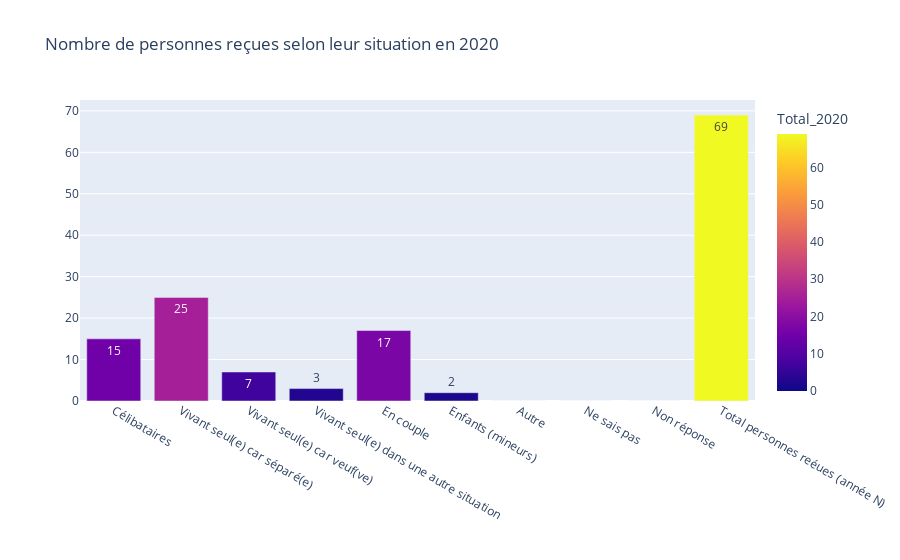

The notebook cell this image was saved under:
### Code cell
'Nombre de personnes reçues selon leur situation en 2020'

### Figure 1 — Plotly figure (JSON) as saved in the notebook; plotly's stock layout.template omitted (floating-point values rounded to 4 significant figures)
{"data": [{"alignmentgroup": "True", "hovertemplate": "Situation_actuelle=%{x}<br>Total_2020=%{marker.color}<extra></extra>", "legendgroup": "", "marker": {"color": [15, 25, 7, 3, 17, 2, 0, 0, 0, 69], "coloraxis": "coloraxis"}, "name": "", "offsetgroup": "", "orientation": "v", "showlegend": false, "text": [15, 25, 7, 3, 17, 2, 0, 0, 0, 69], "textposition": "auto", "type": "bar", "x": ["Célibataires", "Vivant seul(e) car séparé(e)", "Vivant seul(e) car veuf(ve)", "Vivant seul(e) dans une autre situation", "En couple", "Enfants (mineurs)", "Autre", "Ne sais pas", "Non réponse", "Total personnes reéues (année N)"], "xaxis": "x", "y": [15, 25, 7, 3, 17, 2, 0, 0, 0, 69], "yaxis": "y"}], "layout": {"barmode": "stack", "coloraxis": {"colorbar": {"title": {"text": "Total_2020"}}, "colorscale": [[0, "#0d0887"], [0.1111, "#46039f"], [0.2222, "#7201a8"], [0.3333, "#9c179e"], [0.4444, "#bd3786"], [0.5556, "#d8576b"], [0.6667, "#ed7953"], [0.7778, "#fb9f3a"], [0.8889, "#fdca26"], [1, "#f0f921"]]}, "legend": {"tracegroupgap": 0}, "title": {"text": "Nombre de personnes reçues selon leur situation en 2020"}, "xaxis": {"anchor": "y", "domain": [0, 1], "title": {"text": ""}}, "yaxis": {"anchor": "x", "domain": [0, 1], "title": {"text": ""}}}}
